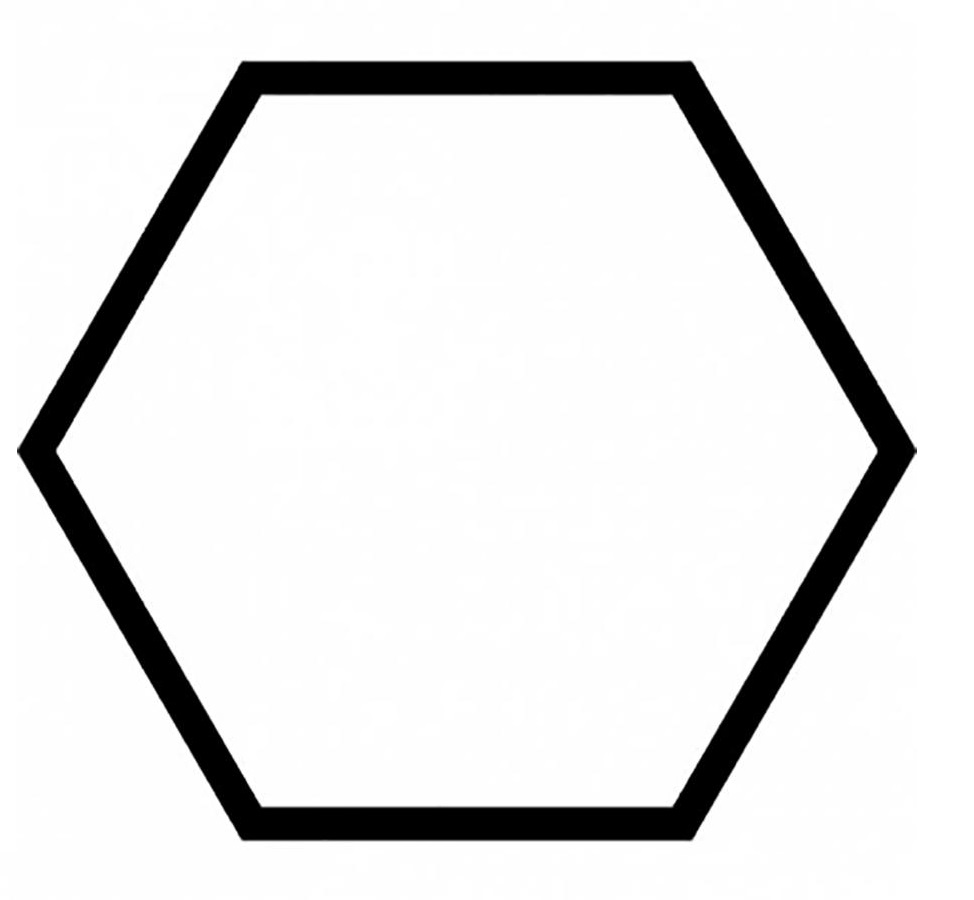
#> input picture images/eight.jpg, 974 x 900 px
$ python svg_converter.py
#> lines starting #> are read from the running program, lines starting #| are printed output that depends on the picture; after the words box and inside, x2 and y2 are one past the last pixel; in counts of white or black regions, pixels touching at a corner belong together
#> the answer given: images/eight.jpg
from tkinter import filedialog
import cv2
import numpy as np
import svgwrite

def convert_to_svg(input_image_path, output_svg_path):
    # Загрузка изображения
#> called with input_image_path = 'images/eight.jpg', output_svg_path = 'output_image.svg'
    image = cv2.imread(input_image_path)
#> image is the input picture: shape (900, 974, 3); min 0, max 255, mean 229.1

    # Преобразование в градации серого
    gray_image = cv2.cvtColor(image, cv2.COLOR_BGR2GRAY)

    # Применение гауссовского размытия для сглаживания изображения
    blurred_image = cv2.GaussianBlur(gray_image, (5, 5), 0)

    # Применение адаптивной бинаризации для получения бинарного изображения
    binary_image = cv2.adaptiveThreshold(blurred_image, 255, cv2.ADAPTIVE_THRESH_MEAN_C, cv2.THRESH_BINARY_INV, 11, 4)
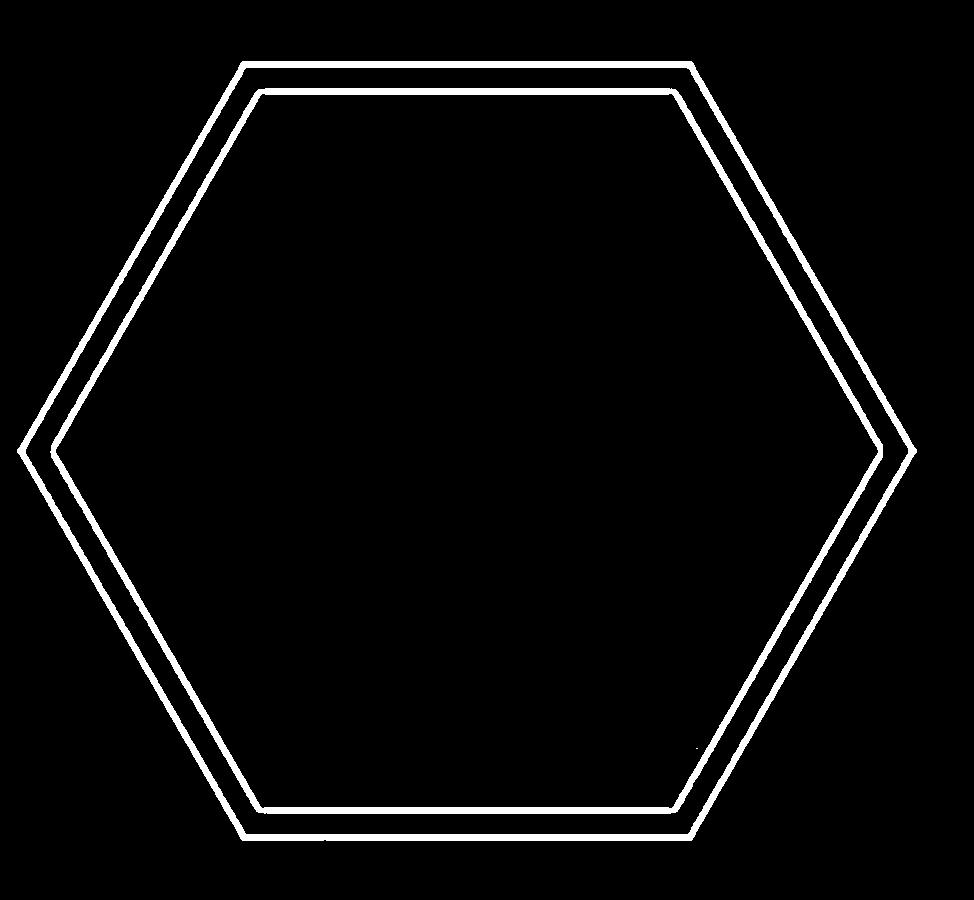
#> binary_image: shape (900, 974); 4.1% white; 3 white regions (1 under 20 px), largest, box (x1, y1, x2, y2) and area: (17, 61, 917, 841) 18489, (50, 88, 883, 814) 17142

    # Применение морфологических операций для улучшения качества бинарного изображения
    kernel = np.ones((3,3), np.uint8)
    binary_image = cv2.morphologyEx(binary_image, cv2.MORPH_CLOSE, kernel, iterations=2)
#> binary_image: shape (900, 974); 4.1% white; 3 white regions (1 under 20 px), largest, box (x1, y1, x2, y2) and area: (17, 61, 917, 841) 18491, (50, 88, 883, 814) 17162
    binary_image = cv2.morphologyEx(binary_image, cv2.MORPH_OPEN, kernel, iterations=1)
#> binary_image: shape (900, 974); 4.1% white; 2 white regions

    # Нахождение контуров
    contours, _ = cv2.findContours(binary_image, cv2.RETR_EXTERNAL, cv2.CHAIN_APPROX_SIMPLE)
#> contours = 1 contour; box (x1, y1, x2, y2) and area: (17, 61, 917, 841) 524925

    # Создание SVG объекта
    svg_document = svgwrite.Drawing(output_svg_path, profile='tiny')

    # Добавление контуров в SVG
    for contour in contours:
        epsilon = 0.01 * cv2.arcLength(contour, True)
        approx = cv2.approxPolyDP(contour, epsilon, True)
        points = np.squeeze(approx).tolist()
        svg_document.add(svg_document.polygon(points, fill='none', stroke='black'))

    # Сохранение SVG файла
    svg_document.save()

    print("Конвертация завершена.")

# Пример использования
file_path = filedialog.askopenfilename()
if file_path:
    convert_to_svg(file_path, "output_image.svg")
#> (the call stopped at in convert_to_svg, `svg_document = svgwrite.Drawing(output_svg_path, profile='tiny')`: svgwrite is not available in this run)

$ run again, on images/stickmans.jpg
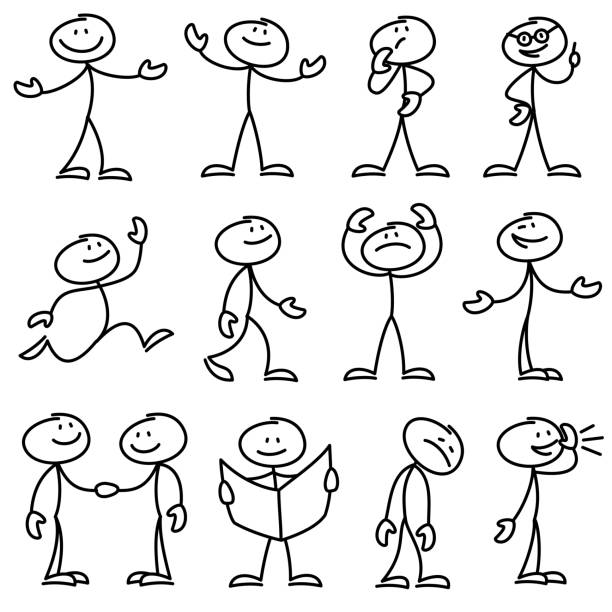
#> input picture images/stickmans.jpg, 612 x 612 px
#> in convert_to_svg, image is the input picture: shape (612, 612, 3); min 0, max 255, mean 232.7
#> in convert_to_svg, `binary_image = cv2.adaptiveThreshold(blurred_image, 255, cv2.ADAPTIVE_..`:
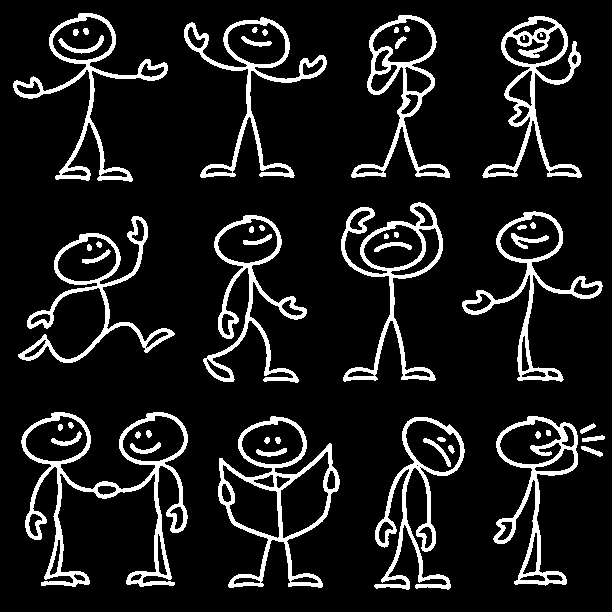
#> binary_image: shape (612, 612); 11.2% white; 50 white regions, largest, box (x1, y1, x2, y2) and area: (21, 412, 188, 587) 5208, (218, 416, 340, 588) 3819, (482, 16, 582, 178) 3323
#> in convert_to_svg, `binary_image = cv2.morphologyEx(binary_image, cv2.MORPH_CLOSE, kernel,..`:
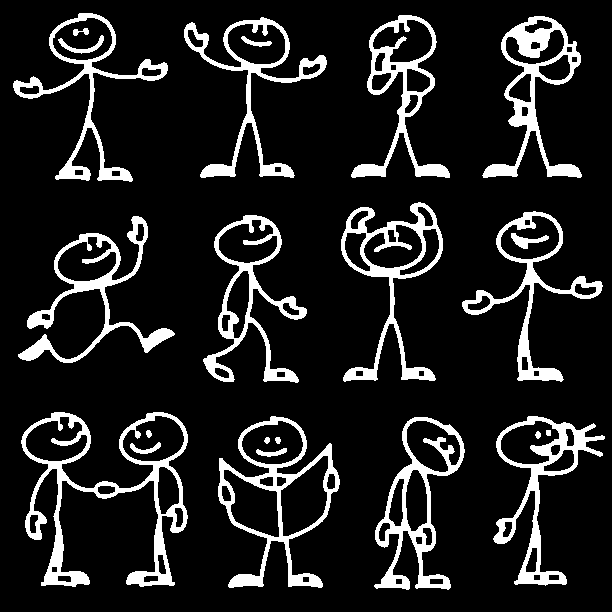
#> binary_image: shape (612, 612); 12.7% white; 23 white regions, largest, box (x1, y1, x2, y2) and area: (21, 412, 188, 587) 6089, (218, 416, 340, 588) 4163, (482, 16, 582, 178) 4064
#> contours = 12 contours; largest, box (x1, y1, x2, y2) and area: (218, 416, 340, 588) 10640, (21, 412, 188, 587) 9723, (375, 417, 465, 590) 6952, (341, 202, 443, 381) 6545, (203, 215, 307, 383) 6050

$ run again, on images/comparison.png
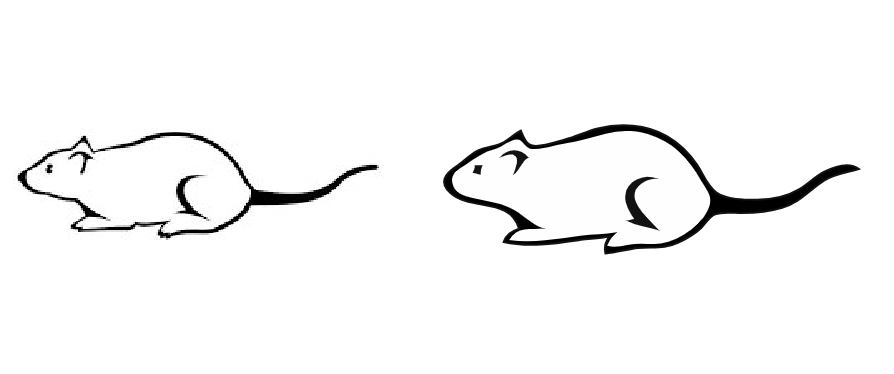
#> input picture images/comparison.png, 894 x 374 px
#> in convert_to_svg, image is the input picture: shape (374, 894, 3); min 0, max 255, mean 246.9
#> in convert_to_svg, `binary_image = cv2.adaptiveThreshold(blurred_image, 255, cv2.ADAPTIVE_..`:
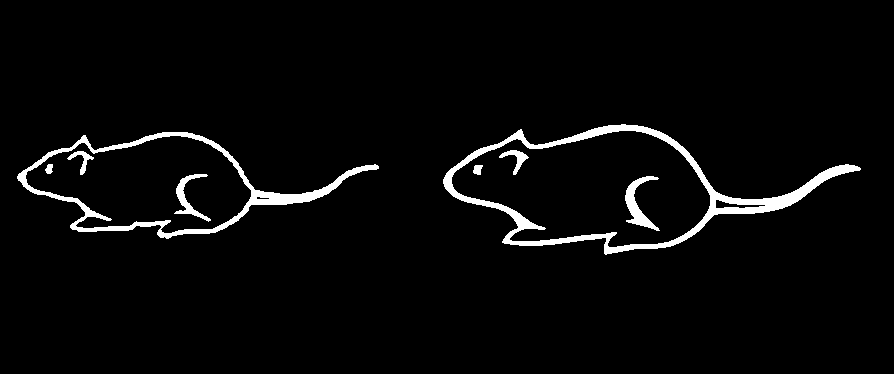
#> binary_image: shape (374, 894); 3.5% white; 8 white regions, largest, box (x1, y1, x2, y2) and area: (443, 124, 861, 255) 5883, (17, 132, 379, 239) 3986, (625, 176, 660, 231) 668
#> in convert_to_svg, `binary_image = cv2.morphologyEx(binary_image, cv2.MORPH_CLOSE, kernel,..`:
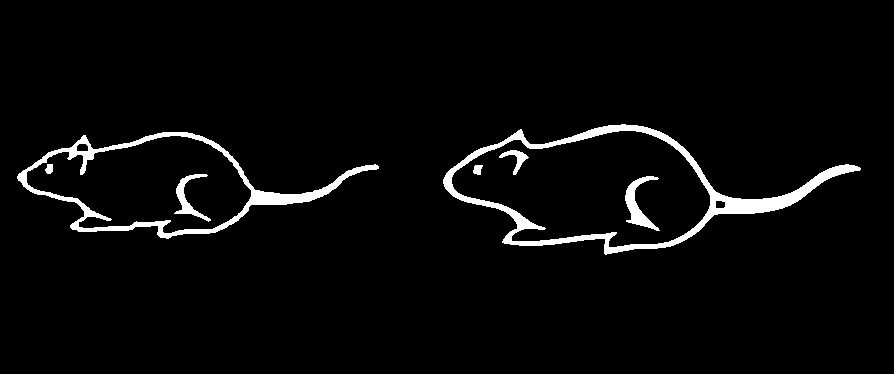
#> binary_image: shape (374, 894); 3.5% white; 7 white regions, largest, box (x1, y1, x2, y2) and area: (443, 124, 861, 255) 6005, (17, 132, 379, 239) 4317, (625, 176, 660, 231) 680
#> contours = 2 contours; box (x1, y1, x2, y2) and area: (443, 124, 860, 254) 26242, (17, 132, 379, 239) 18240

$ run again, on images/face.png
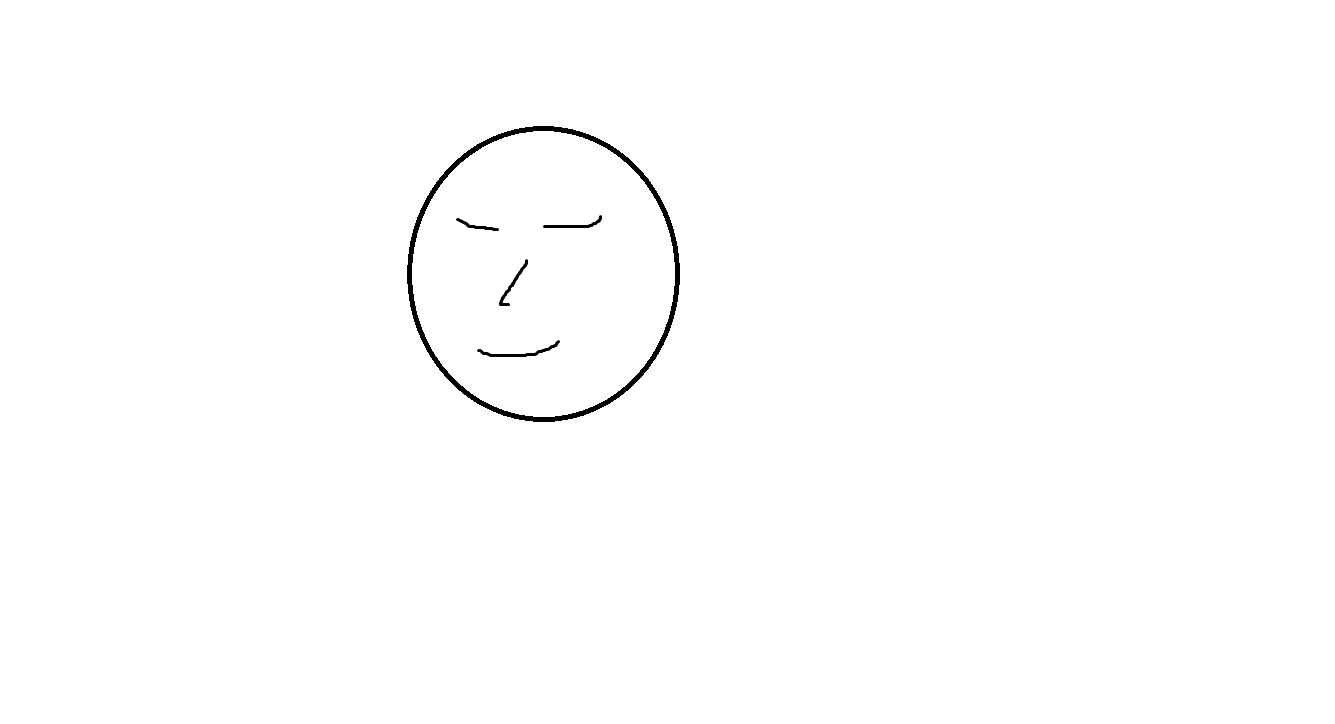
#> input picture images/face.png, 1335 x 724 px
#> in convert_to_svg, image is the input picture: shape (724, 1335, 3); min 0, max 255, mean 253.6
#> in convert_to_svg, `binary_image = cv2.adaptiveThreshold(blurred_image, 255, cv2.ADAPTIVE_..`:
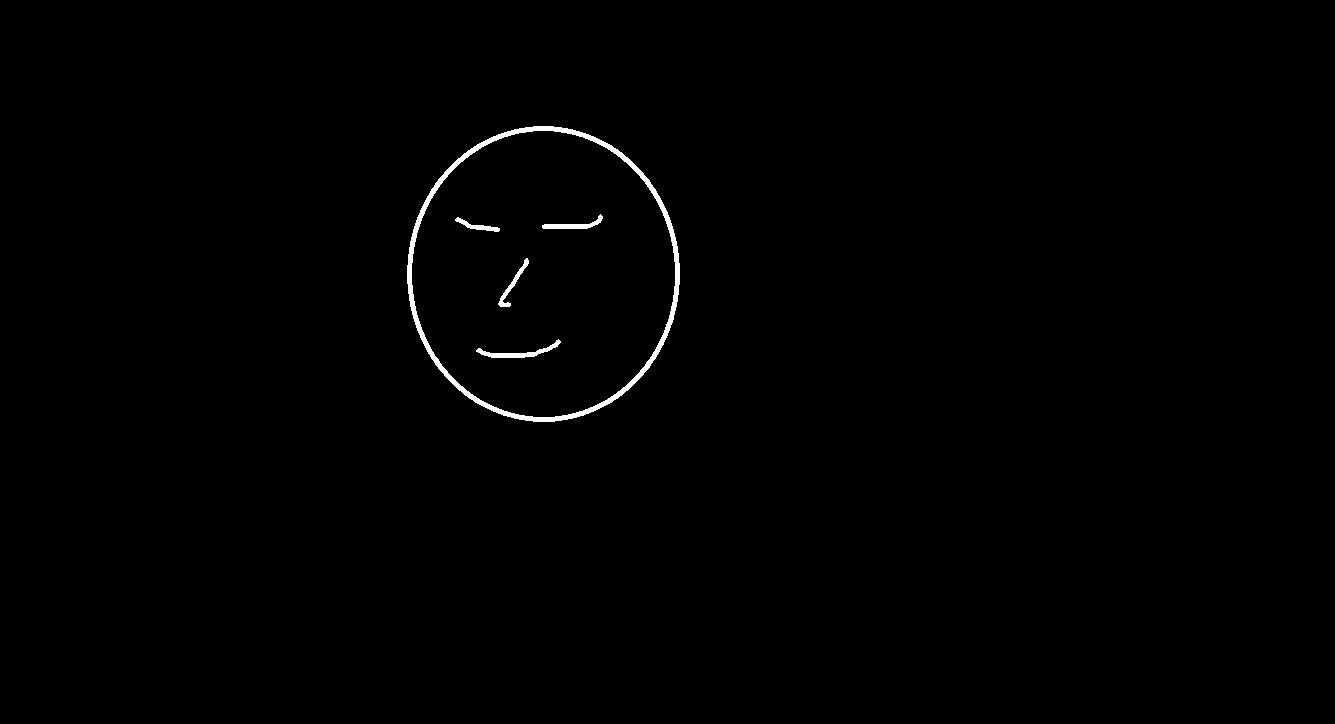
#> binary_image: shape (724, 1335); 0.58% white; 5 white regions, box (x1, y1, x2, y2) and area: (407, 126, 680, 422) 4392, (476, 339, 561, 358) 409, (542, 214, 603, 229) 307, (498, 258, 529, 307) 269, (455, 217, 500, 232) 209
#> contours = 1 contour; box (x1, y1, x2, y2) and area: (407, 126, 680, 422) 63000
